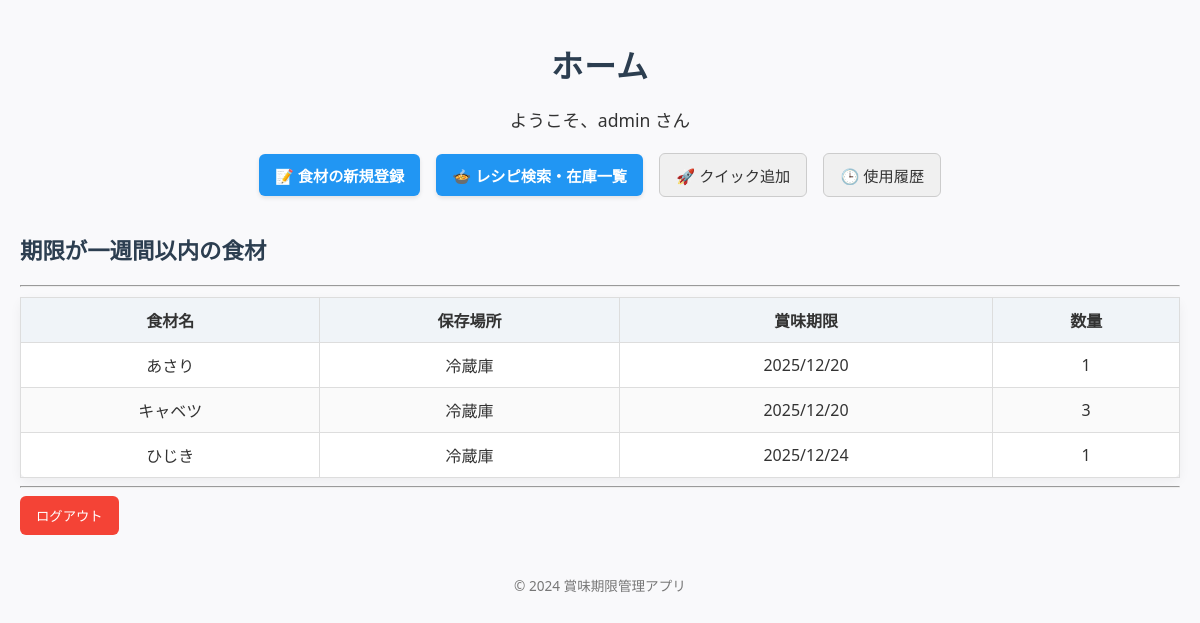
Before: /home/ (signed in) with the older database file.
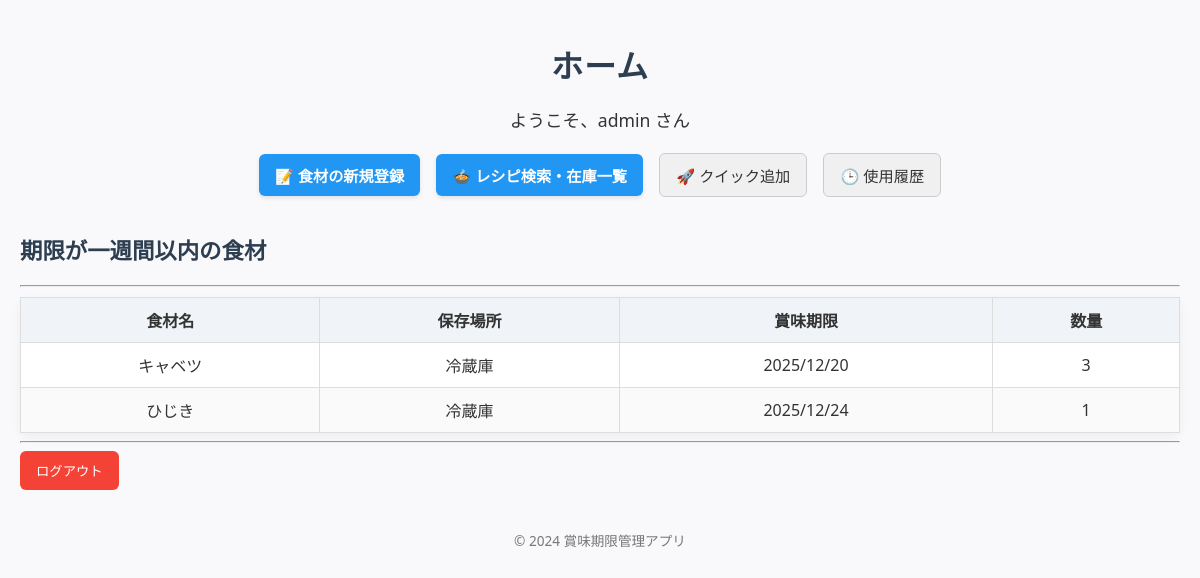
After: the same page with the newer database file.
### items/models.py (models this page shows, shortened)
class Ingredient(models.Model):
    user = models.ForeignKey(
        User,
        on_delete=models.CASCADE,
        verbose_name="ユーザーID"
    )
    category = models.ForeignKey(
        Category,
        on_delete=models.SET_NULL,
        null=True,
        blank=True,
        verbose_name="食材カテゴリID"
    )
    location = models.ForeignKey(
        Location,
        on_delete=models.PROTECT,
        verbose_name="保存場所ID"
    )
    name = models.CharField(
        max_length=100,
        verbose_name="食材名"
    )
    expiry_date = models.DateField(
        verbose_name="賞味期限/消費期限"
    )
    quantity = models.IntegerField(
        default=1,
        verbose_name="数量"
    )
    price = models.DecimalField(
        max_digits=10,
        decimal_places=0,
        null=True,
        blank=True,
        verbose_name='金額'
    )
    store_name = models.CharField(
        max_length=100,
        null=True,
        blank=True,
        verbose_name='購入店舗'
    )
    registered_at = models.DateTimeField(
        auto_now_add=True,
        verbose_name="登録日時"
    )
    class Meta:
        ordering = ['expiry_date']
        verbose_name = "食材管理"
        verbose_name_plural = "食材管理一覧"

class Location(models.Model):
    name = models.CharField(
        max_length=30,
        unique=True,
        verbose_name="保存場所名")
    class Meta:
        verbose_name = "保存場所マスタ"
        verbose_name_plural = "保存場所マスタ一覧"

### items/views.py (the view)
# urls.py: path('home/', views.home, name='home'),
@login_required
def home(request):
    today = date.today()
    one_week_later = today + timedelta(days=7)
    quick_add_items = FixedIngredient.objects.filter(is_quick_add=True)
    item_list = Ingredient.objects.filter(
        user=request.user,
        expiry_date__gte=today,
        expiry_date__lte=one_week_later
    ).order_by('expiry_date')
    item_list_all = Ingredient.objects.filter(
        user=request.user
    ).order_by('expiry_date')
    context = {
        'item_list': item_list,
        'one_week_later': one_week_later,
        'quick_add_items': quick_add_items,
    }
    return render(request, 'index.html', context)

### templates/index.html (shortened to what this page needs)
<!DOCTYPE html>
<html lang="ja">
<head>
    {% load static %}
    <link rel="stylesheet" href="{% static 'css/index.css' %}">
</head>
<body>
    <main class="page">
        <h1>ホーム</h1>
        {% if request.user.is_authenticated %}
            <p class="welcome">ようこそ、{{ request.user.username }} さん</p>
            <nav class="nav-links">
                <a href="{% url 'item_add' %}" class="btn-main">📝 食材の新規登録</a>
                <a href="{% url 'item_list' %}" class="btn-main">🍲 レシピ検索・在庫一覧</a>
                <a href="{% url 'item_quick_add_list' %}" class="btn-sub">🚀 クイック追加</a>
                <a href="{% url 'usage_history' %}" class="btn-sub">🕒 使用履歴</a>
            </nav>
            <h2>期限が一週間以内の食材</h2>
            <hr>
            {% if item_list %}
            <table class="table-list">
                <thead>
                    <tr>
                        <th>食材名</th>
                        <th>保存場所</th>
                        <th>賞味期限</th>
                        <th>数量</th>
                    </tr>
                </thead>
                <tbody>
                    {% for item in item_list %}
                    <tr>
                        <td>{{ item.name }}</td>
                        <td>{{ item.location.name }}</td>
                        <td>{{ item.expiry_date|date:"Y/m/d" }}</td>
                        <td>{{ item.quantity }}</td>
                    </tr>
                    {% endfor %}
                </tbody>
            </table>
            {% else %}
            <p class="no-items">この一週間で期限切れになる食材はありません。安心ですね！</p>
            {% endif %}
            <hr>
            <form method="post" action="{% url 'logout' %}">
                <button type="submit" class="btn-logout">ログアウト</button>
            </form>
        {% else %}
            <p>サービスを利用するにはログインが必要です。</p>
            <nav class="nav-links">
                <a href="{% url 'login' %}" class="btn-link">🔑 ログイン</a>
                <a href="{% url 'signup' %}" class="btn-link">📝 ユーザー登録</a>
            </nav>
        {% endif %}
        <footer>
            <p>&copy; 2024 賞味期限管理アプリ</p>
        </footer>
    </main>
</body>
</html>

Changed rows visible on the page:
removed Ingredient: name "あさり", location.name "冷蔵庫", expiry_date "2025/12/20", quantity "1"
